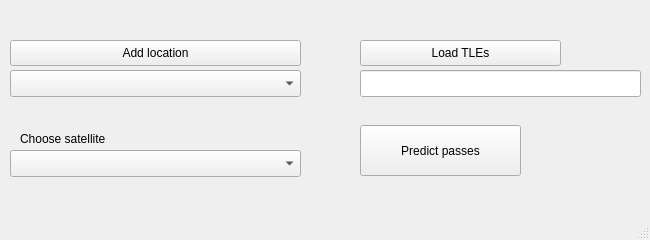
<?xml version="1.0" encoding="UTF-8"?>
<ui version="4.0">
 <class>MainWindow</class>
 <widget class="QMainWindow" name="MainWindow">
  <property name="geometry">
   <rect>
    <x>0</x>
    <y>0</y>
    <width>650</width>
    <height>240</height>
   </rect>
  </property>
  <property name="minimumSize">
   <size>
    <width>650</width>
    <height>240</height>
   </size>
  </property>
  <property name="maximumSize">
   <size>
    <width>650</width>
    <height>240</height>
   </size>
  </property>
  <property name="windowTitle">
   <string>py_sat_tracker</string>
  </property>
  <property name="windowIcon">
   <iconset>
    <normaloff>../../Downloads/FP_Satellite_icon.svg.png</normaloff>../../Downloads/FP_Satellite_icon.svg.png</iconset>
  </property>
  <property name="toolTip">
   <string extracomment="Satellite tracking software"/>
  </property>
  <widget class="QWidget" name="centralwidget">
   <widget class="QPushButton" name="btnAddLocation">
    <property name="geometry">
     <rect>
      <x>10</x>
      <y>40</y>
      <width>291</width>
      <height>26</height>
     </rect>
    </property>
    <property name="text">
     <string>Add location</string>
    </property>
   </widget>
   <widget class="QComboBox" name="tbLocation">
    <property name="geometry">
     <rect>
      <x>10</x>
      <y>70</y>
      <width>291</width>
      <height>27</height>
     </rect>
    </property>
   </widget>
   <widget class="QLineEdit" name="tbTle">
    <property name="geometry">
     <rect>
      <x>360</x>
      <y>70</y>
      <width>281</width>
      <height>27</height>
     </rect>
    </property>
    <property name="toolTip">
     <string extracomment="TLEs source"/>
    </property>
   </widget>
   <widget class="QLabel" name="labelSatellite">
    <property name="geometry">
     <rect>
      <x>20</x>
      <y>130</y>
      <width>101</width>
      <height>17</height>
     </rect>
    </property>
    <property name="text">
     <string>Choose satellite</string>
    </property>
   </widget>
   <widget class="QComboBox" name="tbChooseSatellite">
    <property name="geometry">
     <rect>
      <x>10</x>
      <y>150</y>
      <width>291</width>
      <height>27</height>
     </rect>
    </property>
   </widget>
   <widget class="QPushButton" name="btnPredict">
    <property name="geometry">
     <rect>
      <x>360</x>
      <y>125</y>
      <width>161</width>
      <height>51</height>
     </rect>
    </property>
    <property name="text">
     <string>Predict passes</string>
    </property>
   </widget>
   <widget class="QPushButton" name="btnLoadTle">
    <property name="geometry">
     <rect>
      <x>360</x>
      <y>40</y>
      <width>201</width>
      <height>26</height>
     </rect>
    </property>
    <property name="text">
     <string>Load TLEs</string>
    </property>
   </widget>
  </widget>
  <widget class="QMenuBar" name="menubar">
   <property name="geometry">
    <rect>
     <x>0</x>
     <y>0</y>
     <width>650</width>
     <height>25</height>
    </rect>
   </property>
  </widget>
  <widget class="QStatusBar" name="statusbar"/>
 </widget>
 <resources/>
 <connections/>
</ui>
